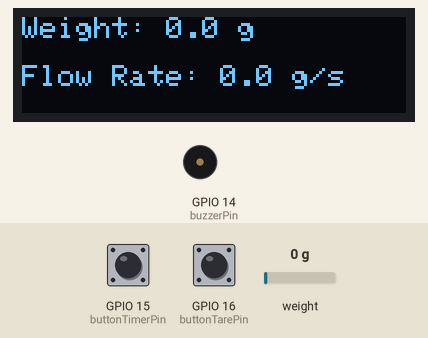
A sketch run on a simulated ESP32. On the bench: 128×32 one-colour display, buzzer (waves = sounding, pin HIGH). Inputs (shaded band) come from the test bench; at power-on: GPIO 15 (buttonTimerPin) HIGH, GPIO 16 (buttonTarePin) HIGH, weight on the scale 0 g. What the sketch prints to the serial monitor is not drawn.

Above: at 3.6 s.
3.7 s: GPIO 15 (buttonTimerPin) pulled LOW for 1.35 s
At 8.4 s:
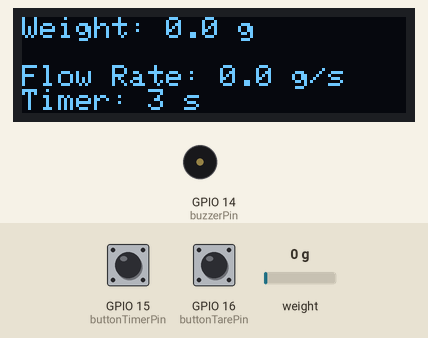
8.5 s: GPIO 16 (buttonTarePin) pulled LOW for 1.35 s
At 11.2 s:
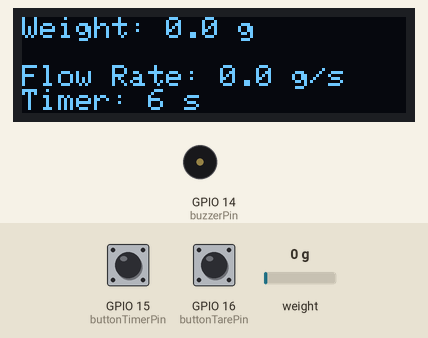
12.3 s: GPIO 15 (buttonTimerPin) pulled LOW for 1.35 s
At 13.5 s:
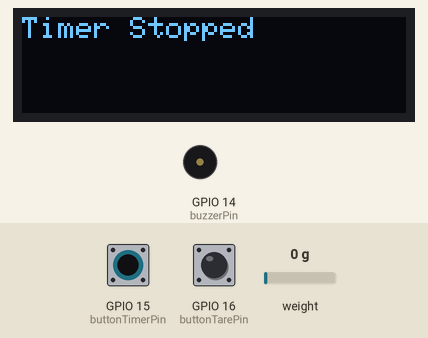
15.1 s: weight on the scale set to 100 g
At 17.5 s:
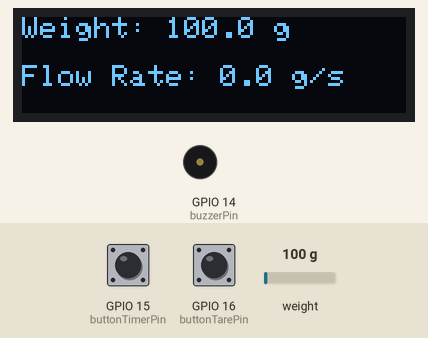
18.5 s: GPIO 16 (buttonTarePin) pulled LOW for 1.35 s
At 20.7 s:
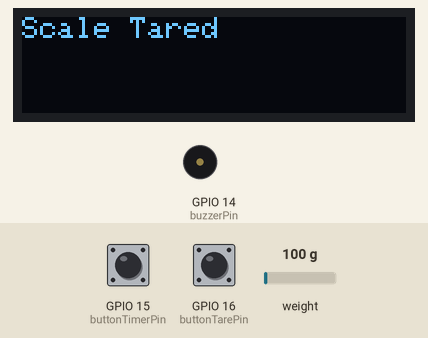
21.8 s: GPIO 15 (buttonTimerPin) pulled LOW for 3.2 s
At 25.2 s:
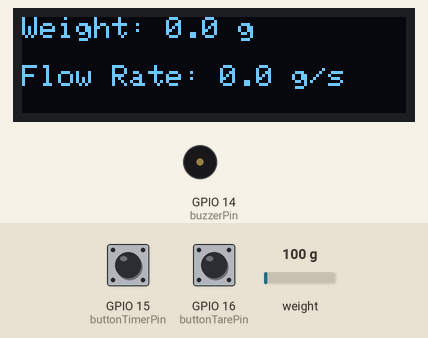
Timing chart, 0 to 26.7 s (numbered marks = the images above; inputs shaded):
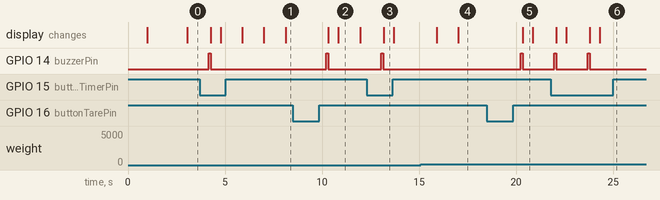

The sketch:

Coffee_Scale_Complete_Functionality.ino
```cpp
#include <SPI.h>
#include <Wire.h>
#include <Adafruit_GFX.h>
#include <Adafruit_SSD1306.h>
#include "HX711.h"
#include "driver/rtc_io.h"
#include "esp_sleep.h"

// OLED display settings
#define SCREEN_WIDTH 128
#define SCREEN_HEIGHT 32
#define OLED_MOSI  11
#define OLED_CLK   10
#define OLED_DC    9
#define OLED_CS    5
#define OLED_RESET 6

Adafruit_SSD1306 display(SCREEN_WIDTH, SCREEN_HEIGHT, OLED_MOSI, OLED_CLK, OLED_DC, OLED_RESET, OLED_CS);

// HX711 circuit wiring
const int LOADCELL_DOUT_PIN = 17;
const int LOADCELL_SCK_PIN = 18;

HX711 scale;

// Button pins
const int buttonTarePin = 16;  // Button 1: Tare
const int buttonTimerPin = 15; // Button 2: Timer Start/Stop
const int buzzerPin = 14;      // Active buzzer pin
const int wakeUpPin = 12;      // GPIO 12 for wake-up

// Variables
unsigned long previousMillis = 0;  // Timer
unsigned long interval = 1000;      // 1 second interval for the timer
bool timerRunning = false;          // Timer state
unsigned long timerStartMillis = 0; // Timer start time
unsigned long lastActivityMillis = 0; // Last activity time
const unsigned long sleepTimeout = 30000; // 30 seconds timeout for sleep

RTC_DATA_ATTR int bootCount = 0; // Keep track of reboots during deep sleep

// Flow rate variables
float lastWeight = 0.0;
float flowRate = 0.0;
unsigned long lastFlowTime = 0;
float lastDisplayWeight = 0.0;

void setup() {
  // Initialize Serial Monitor
  Serial.begin(57600);
  delay(1000);
  Serial.println("HX711 Demo");

  // Wake-up cause check
  print_wakeup_reason();

  // Initialize the display and scale
  initializeDisplay();
  initializeScale();

  // Initialize buttons and buzzer
  pinMode(buttonTarePin, INPUT_PULLUP);
  pinMode(buttonTimerPin, INPUT_PULLUP);
  pinMode(buzzerPin, OUTPUT);

  // Configure wakeup source on GPIO 12
  esp_sleep_enable_ext0_wakeup(GPIO_NUM_12, 1); // Wake up when GPIO 12 is HIGH

  // Track activity start
  lastActivityMillis = millis();
}

void loop() {
  // Read weight from scale
  float weight = scale.get_units(10);

  // Flow rate calculation (grams per second)
  unsigned long currentMillis = millis();
  if (currentMillis - lastFlowTime >= 1000) {  // Update every second
    flowRate = abs(weight - lastWeight);  // Flow rate is the difference in weight over 1 second
    lastWeight = weight;  // Save the current weight for the next calculation
    lastFlowTime = currentMillis;
  }

  // Don't go to sleep if the weight is above 1 gram or if the timer is running
  if ((weight > 1 || timerRunning)) {
    lastActivityMillis = millis(); // Reset activity timer when weight is detected or timer is running
  }

  // Check if Tare button is pressed
  if (digitalRead(buttonTarePin) == LOW) {
    scale.tare();  // Reset the scale to 0
    beep();
    displayMessage("Scale Tared");
    delay(500); // Debounce time to prevent multiple readings
    lastActivityMillis = millis(); // Reset activity timer
  }

  // Check if Timer button is pressed
  if (digitalRead(buttonTimerPin) == LOW) {
    if (!timerRunning) {
      timerRunning = true;
      timerStartMillis = millis();
      beep();
      displayMessage("Timer Started");
    } else {
      timerRunning = false;
      beep();
      displayMessage("Timer Stopped");
    }
    delay(500); // Debounce time to prevent multiple readings
    lastActivityMillis = millis(); // Reset activity timer
  }

  // Display the weight
  display.clearDisplay();
  display.setCursor(0, 0);
  display.print("Weight: ");
  if (weight > 1.0){
    if (flowRate > 0.3){
    display.print(weight, 1);  // Display weight with 1 decimal place
    lastDisplayWeight = weight;
    }
    else{
      display.print(lastDisplayWeight, 1);
    }
  }
  else{
    display.print(0.0, 1);
  }
  display.print(" g");

  // Display flow rate (grams per second)
  display.setCursor(0, 16);
  display.print("Flow Rate: ");
  if (flowRate > 0.5){
    display.print(flowRate, 1);  // Display flow rate with 2 decimal places
  }
    else{
      display.print(0.0, 1);
    }
  display.print(" g/s");

  // Display the timer if running
  if (timerRunning) {
    unsigned long elapsedTime = millis() - timerStartMillis;
    unsigned long seconds = elapsedTime / 1000;
    display.setCursor(0, 24);
    display.print("Timer: ");
    display.print(seconds);
    display.print(" s");
  }

  // Show the display buffer on the screen
  display.display();
  delay(100);  // Delay between screen updates

  // Check for sleep timeout if no weight or activity is detected
  if (weight <= 1 && !timerRunning && millis() - lastActivityMillis > sleepTimeout) {
    goToSleep();
  }
}

// Function to initialize the OLED display
void initializeDisplay() {
  if (!display.begin(SSD1306_SWITCHCAPVCC)) {
    Serial.println(F("SSD1306 allocation failed"));
    for (;;); // Stop if OLED initialization fails
  }
  display.clearDisplay();
  display.setTextSize(1);
  display.setTextColor(SSD1306_WHITE);
  display.setCursor(0, 0);
  display.display(); // Show initial buffer
}

// Function to initialize the scale
void initializeScale() {
  scale.begin(LOADCELL_DOUT_PIN, LOADCELL_SCK_PIN);
  scale.set_scale(25924 / 60.2);  // Set scale factor (adjust to your scale)
  scale.tare();  // Reset the scale to 0
}

// Function to display a short message on the OLED
void displayMessage(String message) {
  display.clearDisplay();
  display.setCursor(0, 0);
  display.setTextSize(1);
  display.print(message);
  display.display();
}

// Function to play a beep sound using the active buzzer
void beep() {
  digitalWrite(buzzerPin, HIGH);  // Turn the buzzer ON
  delay(100);                     // Wait for 100 milliseconds
  digitalWrite(buzzerPin, LOW);   // Turn the buzzer OFF
}

// Function to go to deep sleep
void goToSleep() {
  Serial.println("Going to sleep now");
  delay(100);  // Allow serial output to complete

  // Enter deep sleep
  esp_deep_sleep_start();
}

// Function to print the reason for wake-up
void print_wakeup_reason() {
  esp_sleep_wakeup_cause_t wakeup_reason = esp_sleep_get_wakeup_cause();
  switch (wakeup_reason) {
    case ESP_SLEEP_WAKEUP_EXT0: Serial.println("Wakeup caused by external signal using RTC_IO"); break;
    case ESP_SLEEP_WAKEUP_TIMER: Serial.println("Wakeup caused by timer"); break;
    default: Serial.printf("Wakeup was not caused by deep sleep: %d\n", wakeup_reason); break;
  }
}
```

Measured:
- after the input at 3.7 s, GPIO 14 (buzzerPin): LOW → HIGH after 0.46 s, → LOW 0.10 s later; the display: first changes after 0.57 s (image 1 shows a later state)
- after the input at 8.5 s, GPIO 14 (buzzerPin): LOW → HIGH after 1.7 s, → LOW 0.10 s later; the display: first changes after 1.8 s (image 2 shows a later state)
- after the input at 12.3 s, GPIO 14 (buzzerPin): LOW → HIGH after 0.76 s, → LOW 0.10 s later; the display: changes after 0.87 s (image 3)
- after the input at 15.1 s, the display: first changes after 0.81 s (image 4 shows a later state)
- after the input at 18.5 s, GPIO 14 (buzzerPin): LOW → HIGH after 1.7 s, → LOW 0.10 s later; the display: changes after 1.9 s (image 5)
- after the input at 21.8 s, GPIO 14 (buzzerPin): alternates HIGH for 0.10 s and LOW for 1.6 s, 4 changes in all, then stays LOW, starting after 0.16 s; the display: first changes after 0.28 s (image 6 shows a later state)
- what the display in image 2 shows lasts 1.2 s, from 10.8 s to 12.0 s
